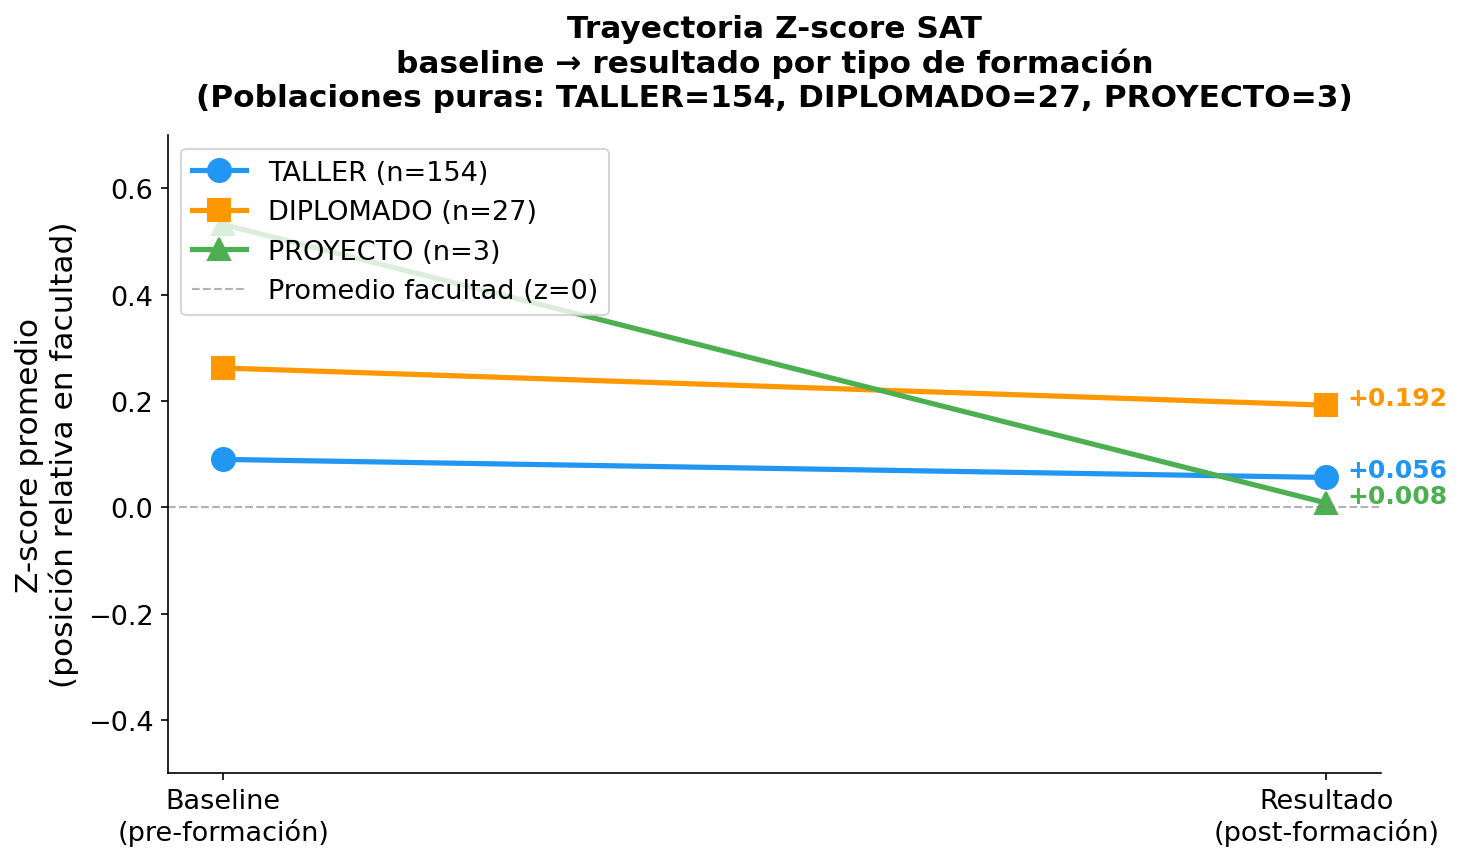

Generate this figure with Python:
import sys; sys.stdout.reconfigure(encoding="utf-8")
import pandas as pd
import matplotlib.pyplot as plt
import matplotlib
import numpy as np
import os

BASE = os.path.dirname(__file__)
OUT  = os.path.join(BASE, "G1_puro_linea_z_918.png")

matplotlib.rcParams.update({
    "font.family": "DejaVu Sans",
    "font.size": 14, "axes.titlesize": 18, "axes.labelsize": 15,
    "xtick.labelsize": 13, "ytick.labelsize": 13, "legend.fontsize": 13,
})

# ── Cargar ─────────────────────────────────────────────────────────────────────
p3 = pd.read_csv(os.path.join(BASE, "..", "PROCESADO", "p3_sat_zscore_918.csv"),
                 encoding="utf-8-sig", dtype={"rut_key": str})
p3["rut_key"] = p3["rut_key"].str.strip()

def tipo_principal(r):
    if r["n_diplomado"] > 0: return "DIPLOMADO"
    if r["n_proyecto"]  > 0: return "PROYECTO"
    return "TALLER"
p3["tipo_principal"] = p3.apply(tipo_principal, axis=1)

# ── Pobaciones PURAS ──────────────────────────────────────────────────────────
mask_puro = (
    (p3["tipo_principal"] == "TALLER")                                          |
    ((p3["tipo_principal"] == "DIPLOMADO") & (p3["n_taller"] == 0))             |
    ((p3["tipo_principal"] == "PROYECTO")  & (p3["n_taller"] == 0))
)
df = p3[mask_puro].copy()

TIPOS   = ["TALLER", "DIPLOMADO", "PROYECTO"]
COLORES = {"TALLER": "#2196F3", "DIPLOMADO": "#FF9800", "PROYECTO": "#4CAF50"}
MARCAS  = {"TALLER": "o",       "DIPLOMADO": "s",       "PROYECTO": "^"}

agg = df.groupby("tipo_principal").agg(
    n           = ("rut_key",     "count"),
    z_baseline  = ("z_baseline",  "mean"),
    z_resultado = ("z_resultado", "mean"),
    delta_z     = ("delta_z",     "mean"),
).round(3)

print("Población pura — agregado por tipo:")
print(agg.to_string())

# ── Figura ────────────────────────────────────────────────────────────────────
fig, ax = plt.subplots(figsize=(10, 6))

xs = ["Baseline\n(pre-formación)", "Resultado\n(post-formación)"]

for tipo in TIPOS:
    if tipo not in agg.index:
        continue
    row = agg.loc[tipo]
    n   = int(row["n"])
    ys  = [row["z_baseline"], row["z_resultado"]]
    ax.plot(xs, ys, marker=MARCAS[tipo], color=COLORES[tipo],
            linewidth=2.5, markersize=11,
            label=f"{tipo} (n={n})")
    ax.annotate(f"{ys[-1]:+.3f}",
                xy=(xs[-1], ys[-1]),
                xytext=(10, 0), textcoords="offset points",
                fontsize=12, color=COLORES[tipo], fontweight="bold")

ax.axhline(0, color="gray", linewidth=1, linestyle="--", alpha=0.6,
           label="Promedio facultad (z=0)")

ax.set_title(
    "Trayectoria Z-score SAT\nbaseline → resultado por tipo de formación\n"
    "(Poblaciones puras: TALLER=154, DIPLOMADO=27, PROYECTO=3)",
    pad=14, fontweight="bold", fontsize=15)
ax.set_ylabel("Z-score promedio\n(posición relativa en facultad)")
ax.set_xlabel("")
ax.legend(loc="upper left")
ax.set_ylim(-0.5, 0.7)
ax.spines["top"].set_visible(False)
ax.spines["right"].set_visible(False)

plt.tight_layout()
plt.savefig(OUT, dpi=150, bbox_inches="tight")
plt.close()
print(f"\nGuardado: {OUT}")

# ── Bajadas ───────────────────────────────────────────────────────────────────
for tipo in TIPOS:
    if tipo in agg.index:
        r = agg.loc[tipo]
        print(f"  {tipo}: baseline={r['z_baseline']:+.3f} → resultado={r['z_resultado']:+.3f} "
              f"(Δ={r['delta_z']:+.3f}, n={int(r['n'])})")

print("""
BAJADAS PARA EL INFORME
───────────────────────""")
dip = agg.loc["DIPLOMADO"] if "DIPLOMADO" in agg.index else None
tal = agg.loc["TALLER"]    if "TALLER"    in agg.index else None

print(f"""
• Con poblaciones puras, el grupo DIPLOMADO (n=27, solo diplomado sin talleres) \
parte desde un z-score baseline de {dip['z_baseline']:+.3f} y alcanza {dip['z_resultado']:+.3f} \
en el período resultado (Δ={dip['delta_z']:+.3f}), mostrando la trayectoria \
más favorable de los tres grupos.

• El grupo TALLER puro (n=154) parte de {tal['z_baseline']:+.3f} y llega a \
{tal['z_resultado']:+.3f} (Δ={tal['delta_z']:+.3f}). El PROYECTO puro queda con \
n=3, insuficiente para extraer conclusiones; sus resultados deben interpretarse \
con cautela.
""")
